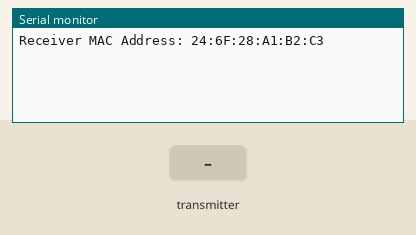
Recording of a sketch running on a simulated ESP32. Parts: the last lines printed to the serial monitor. The inputs (shaded band) are chosen by the test bench.

Above: at 1.2 s.
1.3 s: the transmitter starts sending a = 0
At 1.61 s:
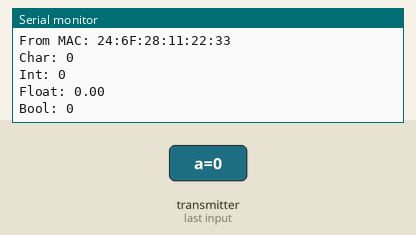
2.8 s: the transmitter starts sending b = 1024
4.3 s: the transmitter starts sending c = 25
5.8 s: the transmitter starts sending d = 1
At 6.11 s:
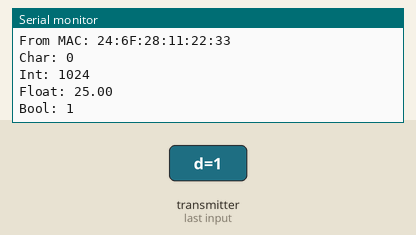
7.3 s: the transmitter starts sending a = 1
8.8 s: the transmitter starts sending b = 2048
Timing chart, 0 to 11.3 s (numbered marks = the images above; inputs shaded):
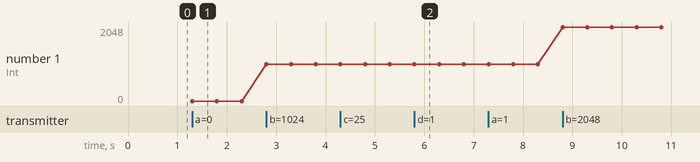

The sketch:

Reciever.ino
```cpp
#include <esp_now.h>
#include <WiFi.h>

// Structure example to receive data
typedef struct struct_message {
  char a[32];
  int b;
  float c;
  bool d;
} struct_message;

struct_message myData;

// Updated callback function
void OnDataRecv(const esp_now_recv_info_t *recv_info, const uint8_t *incomingData, int len) {
  memcpy(&myData, incomingData, sizeof(myData));
  Serial.print("Bytes received: ");
  Serial.println(len);
  Serial.print("From MAC: ");
  char macStr[18];
  snprintf(macStr, sizeof(macStr), "%02X:%02X:%02X:%02X:%02X:%02X",
           recv_info->src_addr[0], recv_info->src_addr[1], recv_info->src_addr[2],
           recv_info->src_addr[3], recv_info->src_addr[4], recv_info->src_addr[5]);
  Serial.println(macStr);
  Serial.print("Char: ");
  Serial.println(myData.a);
  Serial.print("Int: ");
  Serial.println(myData.b);
  Serial.print("Float: ");
  Serial.println(myData.c);
  Serial.print("Bool: ");
  Serial.println(myData.d);
  Serial.println();
}

void setup() {
  Serial.begin(115200);
  WiFi.mode(WIFI_STA);

  if (esp_now_init() != ESP_OK) {
    Serial.println("Error initializing ESP-NOW");
    return;
  }

  Serial.print("Receiver MAC Address: ");
  Serial.println(WiFi.macAddress());

  esp_now_register_recv_cb(OnDataRecv);
}

void loop() {
  // Nothing here
}
```

Measured:
- after the input at 1.3 s, the serial monitor: prints a new line at once (image 1)
- after the input at 5.8 s, the serial monitor: prints a new line at once (image 2)
- plotted number 1: 0 → 1024 after the input at 2.8 s, 1024 → 2048 after the input at 8.8 s
